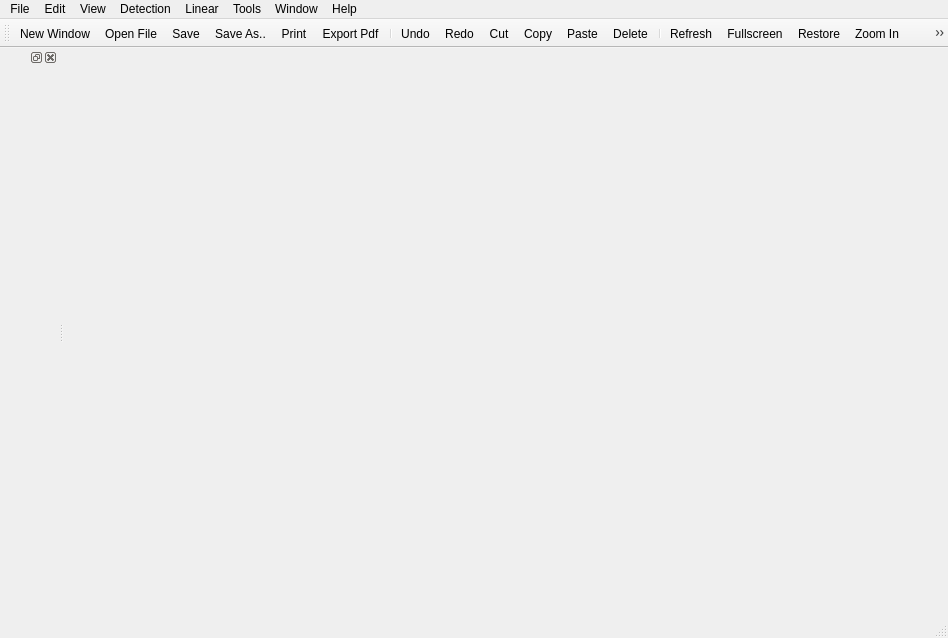
<?xml version="1.0" encoding="UTF-8"?>
<ui version="4.0">
 <class>detectWindow</class>
 <widget class="QMainWindow" name="detectWindow">
  <property name="windowModality">
   <enum>Qt::NonModal</enum>
  </property>
  <property name="enabled">
   <bool>true</bool>
  </property>
  <property name="geometry">
   <rect>
    <x>0</x>
    <y>0</y>
    <width>948</width>
    <height>638</height>
   </rect>
  </property>
  <property name="font">
   <font>
    <pointsize>9</pointsize>
   </font>
  </property>
  <property name="windowTitle">
   <string>HT-Detector</string>
  </property>
  <property name="windowIcon">
   <iconset resource="../img.qrc">
    <normaloff>:/resource/10125_icons/shell32_35.ico</normaloff>:/resource/10125_icons/shell32_35.ico</iconset>
  </property>
  <property name="autoFillBackground">
   <bool>true</bool>
  </property>
  <property name="inputMethodHints">
   <set>Qt::ImhNone</set>
  </property>
  <property name="iconSize">
   <size>
    <width>30</width>
    <height>30</height>
   </size>
  </property>
  <widget class="QWidget" name="centralwidget">
   <layout class="QVBoxLayout" name="verticalLayout">
    <item>
     <layout class="QVBoxLayout" name="mainwindowVLayout">
      <property name="sizeConstraint">
       <enum>QLayout::SetNoConstraint</enum>
      </property>
     </layout>
    </item>
   </layout>
  </widget>
  <widget class="QMenuBar" name="menubar">
   <property name="geometry">
    <rect>
     <x>0</x>
     <y>0</y>
     <width>948</width>
     <height>17</height>
    </rect>
   </property>
   <widget class="QMenu" name="menuFile">
    <property name="title">
     <string>File</string>
    </property>
    <addaction name="actionNew_Window"/>
    <addaction name="actionOpen_File"/>
    <addaction name="separator"/>
    <addaction name="actionSave"/>
    <addaction name="actionSave_As"/>
    <addaction name="separator"/>
    <addaction name="actionPrint"/>
    <addaction name="actionPrint_Preview"/>
    <addaction name="actionExport_Pdf"/>
    <addaction name="separator"/>
    <addaction name="actionExit"/>
   </widget>
   <widget class="QMenu" name="menuEdit">
    <property name="title">
     <string>Edit</string>
    </property>
    <addaction name="actionUndo"/>
    <addaction name="actionRedo"/>
    <addaction name="separator"/>
    <addaction name="actionCut"/>
    <addaction name="actionCopy"/>
    <addaction name="actionPaste"/>
    <addaction name="separator"/>
    <addaction name="actionRemove"/>
    <addaction name="actionDelete"/>
    <addaction name="separator"/>
    <addaction name="actionAdvanced"/>
    <addaction name="separator"/>
    <addaction name="actionFind_Replace"/>
    <addaction name="separator"/>
    <addaction name="actionPreferences"/>
   </widget>
   <widget class="QMenu" name="menuView">
    <property name="title">
     <string>View</string>
    </property>
    <addaction name="actionRefresh"/>
    <addaction name="actionFullscreen"/>
    <addaction name="actionRestore"/>
    <addaction name="actionZoom_In"/>
    <addaction name="actionZoom_Out"/>
    <addaction name="actionZoom_Original"/>
    <addaction name="actionZoom_Fit_Best"/>
   </widget>
   <widget class="QMenu" name="menuTools">
    <property name="title">
     <string>Tools</string>
    </property>
   </widget>
   <widget class="QMenu" name="menuDetection">
    <property name="title">
     <string>Detection</string>
    </property>
    <widget class="QMenu" name="menuDetection_Scope">
     <property name="title">
      <string>Detection Scope</string>
     </property>
     <addaction name="actionDetection_Current_Image"/>
     <addaction name="actionDetection_Entire_Batch"/>
    </widget>
    <widget class="QMenu" name="menuDetection_Numbering">
     <property name="title">
      <string>Numbering</string>
     </property>
     <addaction name="actionDetection_Per_Image"/>
     <addaction name="actionDetection_Continuous"/>
    </widget>
    <addaction name="menuDetection_Scope"/>
    <addaction name="menuDetection_Numbering"/>
   </widget>
   <widget class="QMenu" name="menuLinear">
    <property name="title">
     <string>Linear</string>
    </property>
    <addaction name="actionLinear_Single_Image"/>
    <addaction name="actionLinear_Image_Series"/>
   </widget>
   <widget class="QMenu" name="menuWindow">
    <property name="title">
     <string>Window</string>
    </property>
   </widget>
   <widget class="QMenu" name="menuHelp">
    <property name="title">
     <string>Help</string>
    </property>
    <addaction name="actionAbout_Qt_Creator"/>
   </widget>
   <addaction name="menuFile"/>
   <addaction name="menuEdit"/>
   <addaction name="menuView"/>
   <addaction name="menuDetection"/>
   <addaction name="menuLinear"/>
   <addaction name="menuTools"/>
   <addaction name="menuWindow"/>
   <addaction name="menuHelp"/>
  </widget>
  <widget class="QStatusBar" name="statusbar"/>
  <widget class="QToolBar" name="menuToolBar">
   <property name="enabled">
    <bool>true</bool>
   </property>
   <property name="sizePolicy">
    <sizepolicy hsizetype="Preferred" vsizetype="Expanding">
     <horstretch>0</horstretch>
     <verstretch>0</verstretch>
    </sizepolicy>
   </property>
   <property name="cursor">
    <cursorShape>ArrowCursor</cursorShape>
   </property>
   <property name="mouseTracking">
    <bool>false</bool>
   </property>
   <property name="windowTitle">
    <string>toolBar</string>
   </property>
   <property name="autoFillBackground">
    <bool>false</bool>
   </property>
   <property name="iconSize">
    <size>
     <width>30</width>
     <height>30</height>
    </size>
   </property>
   <property name="floatable">
    <bool>true</bool>
   </property>
   <attribute name="toolBarArea">
    <enum>TopToolBarArea</enum>
   </attribute>
   <attribute name="toolBarBreak">
    <bool>false</bool>
   </attribute>
   <addaction name="actionNew_Window"/>
   <addaction name="actionOpen_File"/>
   <addaction name="actionSave"/>
   <addaction name="actionSave_As"/>
   <addaction name="actionPrint"/>
   <addaction name="actionExport_Pdf"/>
   <addaction name="separator"/>
   <addaction name="actionUndo"/>
   <addaction name="actionRedo"/>
   <addaction name="actionCut"/>
   <addaction name="actionCopy"/>
   <addaction name="actionPaste"/>
   <addaction name="actionDelete"/>
   <addaction name="separator"/>
   <addaction name="actionRefresh"/>
   <addaction name="actionFullscreen"/>
   <addaction name="actionRestore"/>
   <addaction name="actionZoom_In"/>
   <addaction name="actionZoom_Out"/>
   <addaction name="actionZoom_Fit_Best"/>
   <addaction name="separator"/>
  </widget>
  <widget class="QDockWidget" name="dockWidget">
   <attribute name="dockWidgetArea">
    <number>1</number>
   </attribute>
   <widget class="QWidget" name="dockWidgetContents"/>
  </widget>
  <action name="actionNew_Window">
   <property name="icon">
    <iconset resource="../img.qrc">
     <normaloff>:/resource/mine/newwindow.ico</normaloff>:/resource/mine/newwindow.ico</iconset>
   </property>
   <property name="text">
    <string>New Window</string>
   </property>
   <property name="shortcut">
    <string>Ctrl+N</string>
   </property>
   <property name="shortcutContext">
    <enum>Qt::WindowShortcut</enum>
   </property>
   <property name="visible">
    <bool>true</bool>
   </property>
  </action>
  <action name="actionOpen_File">
   <property name="icon">
    <iconset resource="../img.qrc">
     <normaloff>:/resource/mine/openfile.ico</normaloff>:/resource/mine/openfile.ico</iconset>
   </property>
   <property name="text">
    <string>Open File</string>
   </property>
   <property name="shortcut">
    <string>Ctrl+O</string>
   </property>
  </action>
  <action name="actionSave">
   <property name="icon">
    <iconset resource="../img.qrc">
     <normaloff>:/resource/mine/save.ico</normaloff>:/resource/mine/save.ico</iconset>
   </property>
   <property name="text">
    <string>Save</string>
   </property>
   <property name="shortcut">
    <string>Ctrl+S</string>
   </property>
  </action>
  <action name="actionSave_As">
   <property name="icon">
    <iconset resource="../img.qrc">
     <normaloff>:/resource/mine/saveas.ico</normaloff>:/resource/mine/saveas.ico</iconset>
   </property>
   <property name="text">
    <string>Save As..</string>
   </property>
  </action>
  <action name="actionPrint">
   <property name="icon">
    <iconset resource="../img.qrc">
     <normaloff>:/resource/mine/print.ico</normaloff>:/resource/mine/print.ico</iconset>
   </property>
   <property name="text">
    <string>Print</string>
   </property>
   <property name="shortcut">
    <string>Ctrl+P</string>
   </property>
  </action>
  <action name="actionPrint_Preview">
   <property name="icon">
    <iconset theme="document-print-preview">
     <normaloff>.</normaloff>.</iconset>
   </property>
   <property name="text">
    <string>Print Preview</string>
   </property>
  </action>
  <action name="actionExit">
   <property name="icon">
    <iconset theme="window-close">
     <normaloff>.</normaloff>.</iconset>
   </property>
   <property name="text">
    <string>Exit</string>
   </property>
   <property name="shortcut">
    <string>Ctrl+Q</string>
   </property>
  </action>
  <action name="actionUndo">
   <property name="icon">
    <iconset resource="../img.qrc">
     <normaloff>:/resource/10125_icons/imageres_5315.ico</normaloff>:/resource/10125_icons/imageres_5315.ico</iconset>
   </property>
   <property name="text">
    <string>Undo</string>
   </property>
   <property name="shortcut">
    <string>Ctrl+Z</string>
   </property>
  </action>
  <action name="actionRedo">
   <property name="icon">
    <iconset resource="../img.qrc">
     <normaloff>:/resource/10125_icons/imageres_5311.ico</normaloff>:/resource/10125_icons/imageres_5311.ico</iconset>
   </property>
   <property name="text">
    <string>Redo</string>
   </property>
   <property name="shortcut">
    <string>Ctrl+Y</string>
   </property>
  </action>
  <action name="actionCut">
   <property name="icon">
    <iconset resource="../img.qrc">
     <normaloff>:/resource/10125_icons/shell32_16762.ico</normaloff>:/resource/10125_icons/shell32_16762.ico</iconset>
   </property>
   <property name="text">
    <string>Cut</string>
   </property>
   <property name="shortcut">
    <string>Ctrl+X</string>
   </property>
  </action>
  <action name="actionCopy">
   <property name="icon">
    <iconset resource="../img.qrc">
     <normaloff>:/resource/10125_icons/shell32_243.ico</normaloff>:/resource/10125_icons/shell32_243.ico</iconset>
   </property>
   <property name="text">
    <string>Copy</string>
   </property>
   <property name="shortcut">
    <string>Ctrl+C</string>
   </property>
  </action>
  <action name="actionPaste">
   <property name="icon">
    <iconset resource="../img.qrc">
     <normaloff>:/resource/10125_icons/shell32_16763.ico</normaloff>:/resource/10125_icons/shell32_16763.ico</iconset>
   </property>
   <property name="text">
    <string>Paste</string>
   </property>
   <property name="shortcut">
    <string>Ctrl+V</string>
   </property>
  </action>
  <action name="actionRemove">
   <property name="text">
    <string>Remove</string>
   </property>
   <property name="shortcut">
    <string>Del</string>
   </property>
  </action>
  <action name="actionDelete">
   <property name="icon">
    <iconset resource="../img.qrc">
     <normaloff>:/resource/mine/delete.ico</normaloff>:/resource/mine/delete.ico</iconset>
   </property>
   <property name="text">
    <string>Delete</string>
   </property>
   <property name="shortcut">
    <string>Ctrl+D</string>
   </property>
  </action>
  <action name="actionAdvanced">
   <property name="text">
    <string>Advanced</string>
   </property>
  </action>
  <action name="actionFind_Replace">
   <property name="icon">
    <iconset theme="edit-find-replace">
     <normaloff>.</normaloff>.</iconset>
   </property>
   <property name="text">
    <string>Find/Replace</string>
   </property>
  </action>
  <action name="actionPreferences">
   <property name="text">
    <string>Preferences</string>
   </property>
  </action>
  <action name="actionDetection_Current_Image">
   <property name="checkable"><bool>true</bool></property>
   <property name="checked"><bool>true</bool></property>
   <property name="text"><string>Current Image</string></property>
  </action>
  <action name="actionDetection_Entire_Batch">
   <property name="checkable"><bool>true</bool></property>
   <property name="text"><string>Entire Batch</string></property>
  </action>
  <action name="actionDetection_Per_Image">
   <property name="checkable"><bool>true</bool></property>
   <property name="checked"><bool>true</bool></property>
   <property name="text"><string>Reset for Each Image</string></property>
  </action>
  <action name="actionDetection_Continuous">
   <property name="checkable"><bool>true</bool></property>
   <property name="text"><string>Continue Across Batch</string></property>
  </action>
  <action name="actionLinear_Single_Image">
   <property name="checkable"><bool>true</bool></property>
   <property name="checked"><bool>true</bool></property>
   <property name="text"><string>Single Image</string></property>
  </action>
  <action name="actionLinear_Image_Series">
   <property name="checkable"><bool>true</bool></property>
   <property name="text"><string>Image Series</string></property>
  </action>
  <action name="actionAbout_Qt_Creator">
   <property name="text">
    <string>About Qt Creator...</string>
   </property>
  </action>
  <action name="actionRefresh">
   <property name="icon">
    <iconset resource="../img.qrc">
     <normaloff>:/resource/mine/refresh.ico</normaloff>:/resource/mine/refresh.ico</iconset>
   </property>
   <property name="text">
    <string>Refresh</string>
   </property>
   <property name="shortcut">
    <string>Ctrl+R</string>
   </property>
  </action>
  <action name="actionFullscreen">
   <property name="icon">
    <iconset resource="../img.qrc">
     <normaloff>:/resource/mine/fullscreen.ico</normaloff>:/resource/mine/fullscreen.ico</iconset>
   </property>
   <property name="text">
    <string>Fullscreen</string>
   </property>
  </action>
  <action name="actionRestore">
   <property name="icon">
    <iconset resource="../img.qrc">
     <normaloff>:/resource/mine/restore.ico</normaloff>:/resource/mine/restore.ico</iconset>
   </property>
   <property name="text">
    <string>Restore</string>
   </property>
  </action>
  <action name="actionZoom_In">
   <property name="icon">
    <iconset resource="../img.qrc">
     <normaloff>:/resource/mine/zoomin.ico</normaloff>:/resource/mine/zoomin.ico</iconset>
   </property>
   <property name="text">
    <string>Zoom In</string>
   </property>
  </action>
  <action name="actionZoom_Out">
   <property name="icon">
    <iconset resource="../img.qrc">
     <normaloff>:/resource/mine/zoomout.ico</normaloff>:/resource/mine/zoomout.ico</iconset>
   </property>
   <property name="text">
    <string>Zoom Out</string>
   </property>
  </action>
  <action name="actionZoom_Original">
   <property name="text">
    <string>Zoom Original</string>
   </property>
  </action>
  <action name="actionZoom_Fit_Best">
   <property name="icon">
    <iconset theme="zoom-fit-best">
     <normaloff>.</normaloff>.</iconset>
   </property>
   <property name="text">
    <string>Zoom Fit Best</string>
   </property>
  </action>
  <action name="actionGoNext">
   <property name="icon">
    <iconset resource="../img.qrc">
     <normaloff>:/resource/mine/gonext.ico</normaloff>:/resource/mine/gonext.ico</iconset>
   </property>
   <property name="text">
    <string>GoNext</string>
   </property>
  </action>
  <action name="actionGoPrevious">
   <property name="icon">
    <iconset resource="../img.qrc">
     <normaloff>:/resource/mine/goprevious.ico</normaloff>:/resource/mine/goprevious.ico</iconset>
   </property>
   <property name="text">
    <string>GoPrevious</string>
   </property>
  </action>
  <action name="actionExport_Pdf">
   <property name="icon">
    <iconset resource="../img.qrc">
     <normaloff>:/resource/mine/exportpdf.ico</normaloff>:/resource/mine/exportpdf.ico</iconset>
   </property>
   <property name="text">
    <string>Export Pdf</string>
   </property>
  </action>
 </widget>
 <resources>
  <include location="../img.qrc"/>
 </resources>
 <connections/>
</ui>
